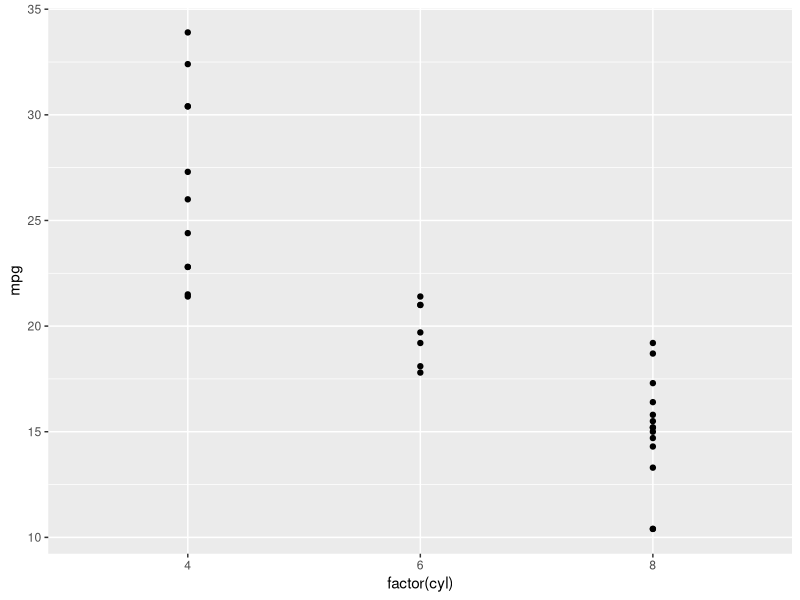
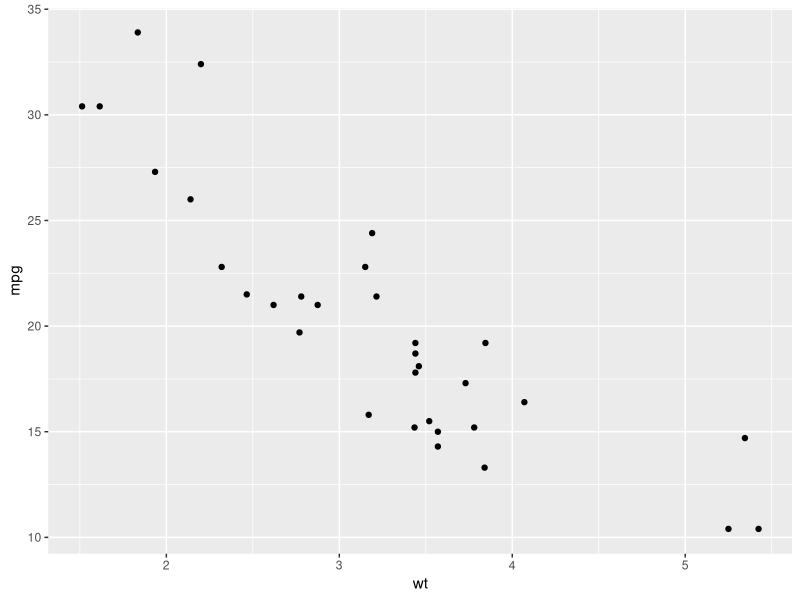
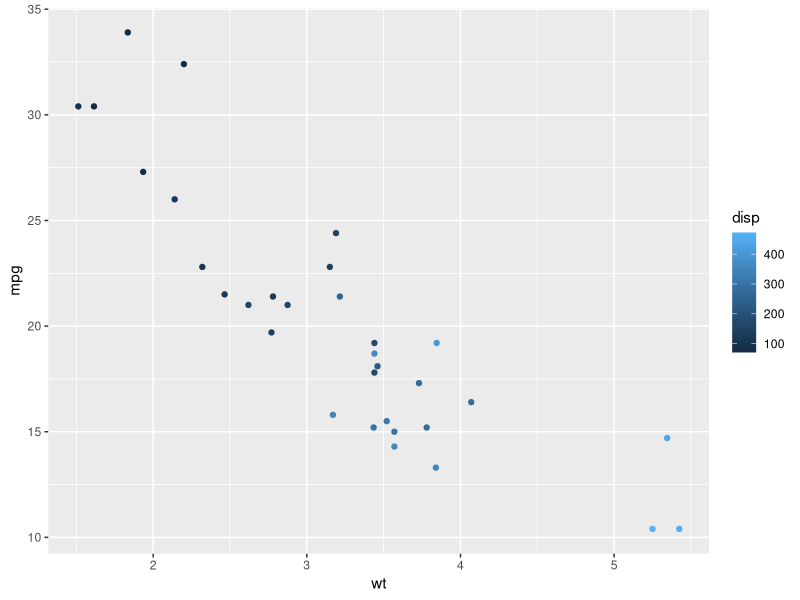
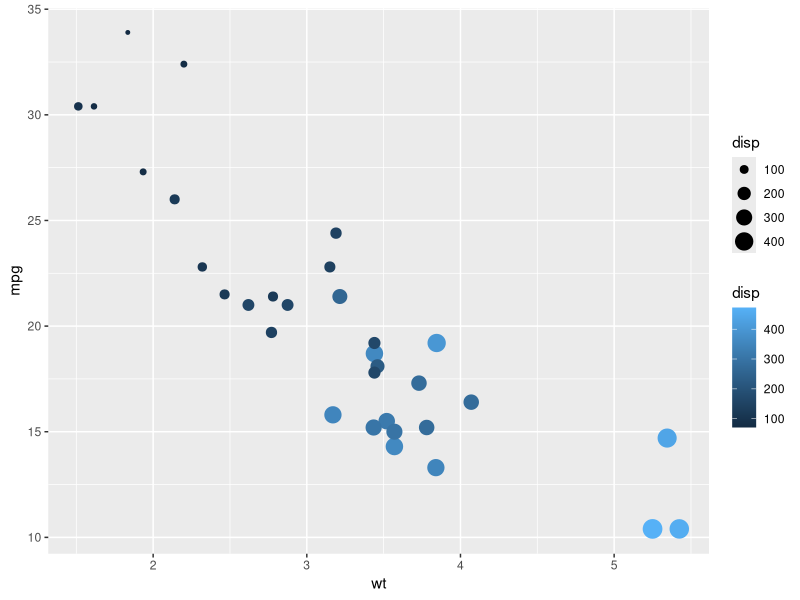
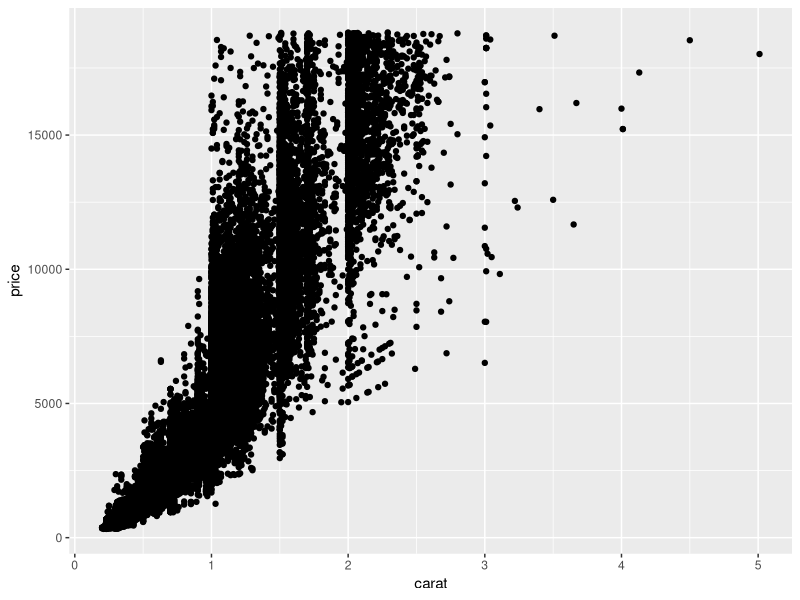
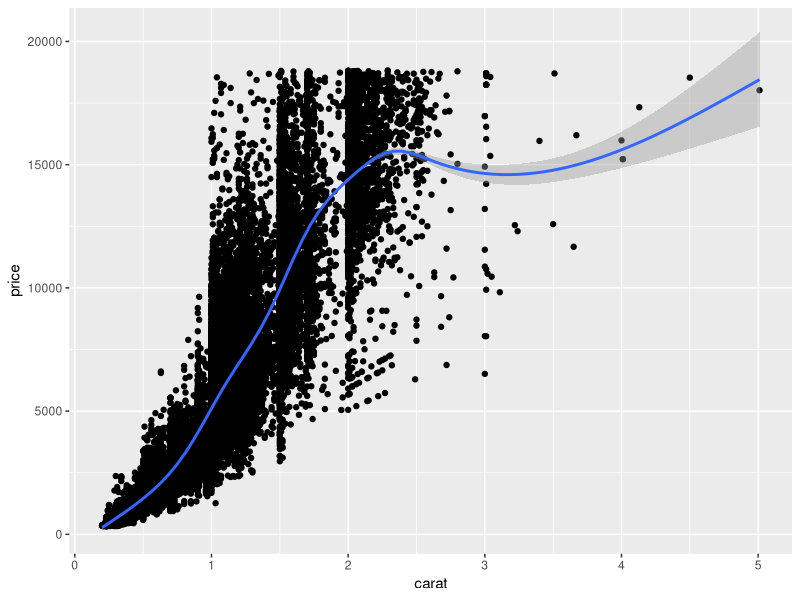
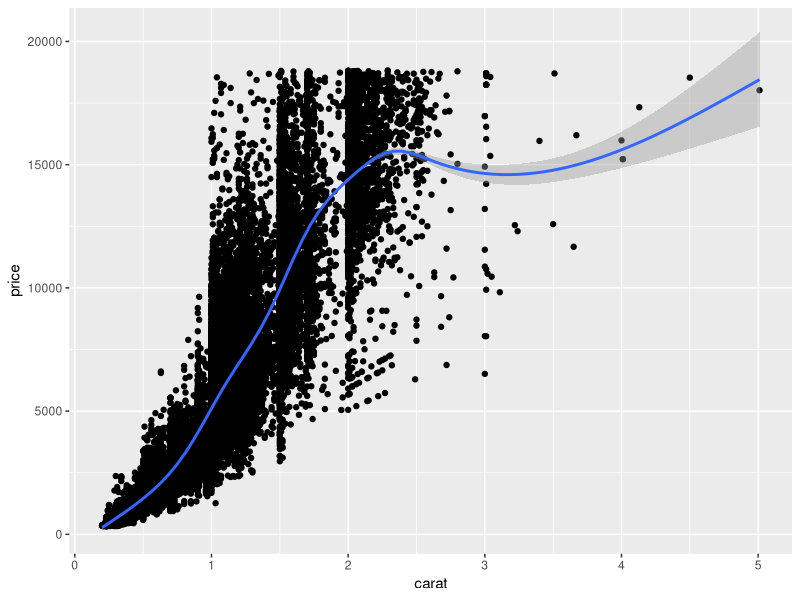
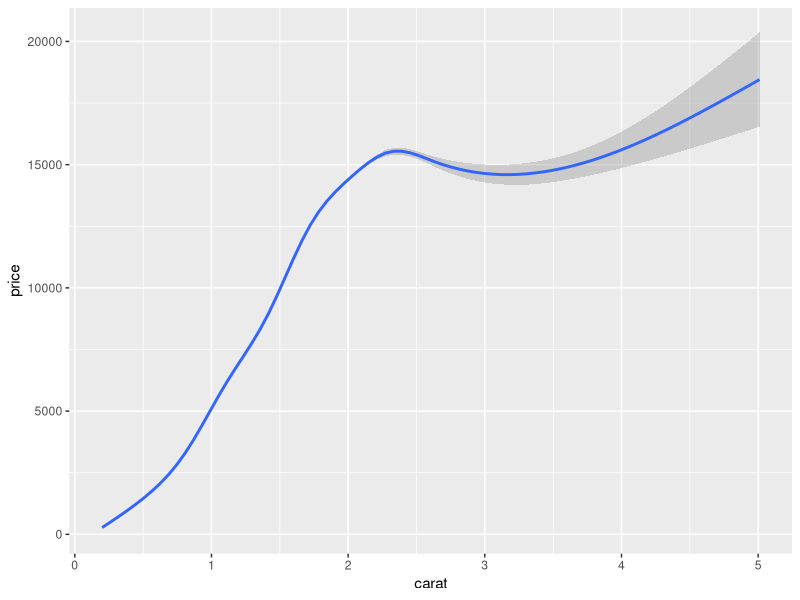

Write R code to recreate these figures, in order. (Note: this script raises an error after producing the figures.)
# Data Visualization with ggplot2#
# DataCamp # 30 May 2017

# Load the ggplot2 package
library(ggplot2)
library(psych)
library(dplyr)
library(tidyr)
library(ggthemes)
############################ 1 ################################

# Explore the mtcars data frame with str()
str(mtcars)

# Execute the following command
ggplot(mtcars, aes(x = factor(cyl), y = mpg)) + geom_point()
############################  ################################
# A scatter plot has been made for you
ggplot(mtcars, aes(x = wt, y = mpg)) + geom_point()
# Replace ___ with the correct vector
ggplot(mtcars, aes(x = wt, y = mpg, col = disp)) + geom_point()
# Replace ___ with the correct vector
ggplot(mtcars, aes(x = wt, y = mpg, size = disp, col = disp)) + geom_point()
############################ 3 ################################
# Explore the diamonds data frame with str()
str(diamonds)
# Add geom_point() with +
ggplot(diamonds, aes(x = carat, y = price)) + geom_point()
# Add geom_point() and geom_smooth() with +
ggplot(diamonds, aes(x = carat, y = price)) + geom_point() + geom_smooth()
############################ Exploring ggplot2, part 5 ################################
# The plot you created in the previous exercise
ggplot(diamonds, aes(x = carat, y = price)) +
  geom_point() +
  geom_smooth()
# Copy the above command but show only the smooth line
ggplot(diamonds, aes(x = carat, y = price)) +
  geom_smooth()
# Copy the above command and assign the correct value to col in aes()
ggplot(diamonds, aes(x = carat, y = price, col = clarity)) +
  geom_smooth()
# Keep the color settings from previous command. Plot only the points with argument alpha.
ggplot(diamonds, aes(x = carat, y = price, col = clarity)) + geom_point(alpha = .4)
############################ Understanding the grammar, part 1 ################################
# Create the object containing the data and aes layers: dia_plot
dia_plot = ggplot(diamonds, aes(x = carat, y = price))

# Add a geom layer with + and geom_point()
dia_plot + geom_point()

# Add the same geom layer, but with aes() inside
dia_plot + geom_point(aes(col = clarity))

############################ Understanding the grammar, part 2 ################################
set.seed(1)

# The dia_plot object has been created for you
dia_plot <- ggplot(diamonds, aes(x = carat, y = price))

# Expand dia_plot by adding geom_point() with alpha set to 0.2
dia_plot = dia_plot + geom_point(alpha = 0.2)


# Plot dia_plot with additional geom_smooth() with se set to FALSE
dia_plot + geom_smooth(se = F)

# Copy the command from above and add aes() with the correct mapping to geom_smooth()
dia_plot + geom_smooth(se = F, aes(col = clarity))
############################ base package and ggplot2, part 1 - plot ################################
# Plot the correct variables of mtcars
attach(mtcars)
plot(mtcars$wt, mtcars$mpg, col = mtcars$cyl)

# Change cyl inside mtcars to a factor
mtcars$cyl = as.factor(mtcars$cyl)

# Make the same plot as in the first instruction
plot(mtcars$wt, mtcars$mpg, col = mtcars$cyl)
############################  base package and ggplot2, part 2 - lm ################################
# Basic plot
mtcars$cyl <- as.factor(mtcars$cyl)
plot(mtcars$wt, mtcars$mpg, col = mtcars$cyl)
# Use lm() to calculate a linear model and save it as carModel
carModel = lm(mtcars$mpg ~ mtcars$wt)
# Call abline() with carModel as first argument and lty as second
abline(carModel, lty = 2)

# Plot each subset efficiently with lapply
# You don't have to edit this code
lapply(mtcars$cyl, function(x) {
  abline(lm(mpg ~ wt, mtcars, subset = (cyl == x)), col = x)
  })

# This code will draw the legend of the plot
# You don't have to edit this code
legend(x = 5, y = 33, legend = levels(mtcars$cyl), 
       col = 1:3, pch = 1, bty = "n")
############################ base package and ggplot2, part 3 ################################
# Convert cyl to factor
mtcars$cyl <- as.factor(mtcars$cyl)
# Example from base R
plot(mtcars$wt, mtcars$mpg, col = mtcars$cyl)
abline(lm(mpg ~ wt, data = mtcars), lty = 2)
lapply(mtcars$cyl, function(x) {
  abline(lm(mpg ~ wt, mtcars, subset = (cyl == x)), col = x)
  })
legend(x = 5, y = 33, legend = levels(mtcars$cyl), 
       col = 1:3, pch = 1, bty = "n")

# Add geom_point() to this command to create a scatter plot
ggplot(mtcars, aes(x = wt, y = mpg, col = cyl)) + geom_point()
# Copy, paste and expand previous command to include the lines of the linear models, per cyl
ggplot(mtcars, aes(x = wt, y = mpg, col = cyl)) + geom_point() + geom_smooth(method = "lm", se = F)
# Copy, paste and expand previous command to include a lm for the entire dataset in its whole
ggplot(mtcars, aes(x = wt, y = mpg, col = cyl)) + geom_point() + geom_smooth(method = "lm", se = F) + geom_smooth(aes(group = 1), method = "lm", se = F, linetype = 2)
############################ Variables to visuals part 1b ################################
iris.tidy = iris %>% gather(key, "Value", -Species) %>% separate(key, c("Part", "Measure"))
head(iris %>% gather(key, value, -Species))
head(iris)
head(iris.tidy)
# Think about which dataset you would use to get the plot shown right
# Fill in the ___ to produce the plot given to the right
ggplot(iris.tidy, aes(x = Length, y = Width, col = Part)) +
  geom_jitter() +
  facet_grid(. ~ Measure)
############################ Variables to visuals part 2b ################################
# Add a new column, Flower, to iris that contains unique ids
iris$Flower <- 1:nrow(iris)
# Fill in the ___ to produce to the correct iris.wide dataset
iris %>%
  gather(key, value, -Species, -Flower) %>%
  separate(key, c("Part", "Measure"), "\\.") %>%
  spread(Measure, value) %>% 
  head()
############################ All about aesthetics ################################
# Map cyl to y
mtcars$cyl = as.factor(mtcars$cyl)
mtcars
ggplot(mtcars, aes(x = mpg, y = cyl)) + geom_point()
# Map cyl to x
ggplot(mtcars, aes(x = cyl, y = mpg)) + geom_point()
# Map cyl to col
ggplot(mtcars, aes(x = wt, y = mpg, col = cyl)) + geom_point()
# Change shape and size of the points in the above plot
ggplot(mtcars, aes(x = wt, y = mpg, col = cyl)) + geom_point(shape = 1, size = 4)
ggplot(mtcars, aes(x = wt, y = mpg, fill = cyl)) + geom_point(shape = 1, size = 4)
# Notice that mapping a categorical variable onto fill doesn't change the colors, although a legend is generated! This is because the default shape for points only has a color
# attribute and not a fill attribute. Use fill when you have another shape (such as a bar), or when using a point that does have a fill and a color attribute, such as shape = 21,
# which is a circle with an outline. Any time you use a solid color, make sure to use alpha blending to account for over plotting. 
ggplot(mtcars, aes(x = wt, y = mpg, fill = cyl)) + geom_point(shape = 16, size = 6, alpha = 0.6)

ggplot(mtcars, aes(x = wt, y = mpg, size = cyl)) + geom_point()
ggplot(mtcars, aes(x = wt, y = mpg, alpha = cyl)) + geom_point()
ggplot(mtcars, aes(x = wt, y = mpg, shape = cyl)) + geom_point()
ggplot(mtcars, aes(x = wt, y = mpg, label = cyl)) + geom_text()
############################ All about attributes ################################
# Define a hexadecimal color
my_color <- "#123456"

# Set the color aesthetic 
ggplot(mtcars, aes(x = wt, y = mpg, col = cyl)) + geom_point()
# Set the color aesthetic and attribute 
ggplot(mtcars, aes(x = wt, y = mpg, col = cyl)) + geom_point(col = my_color)
# Set the fill aesthetic and color, size and shape attributes
ggplot(mtcars, aes(x = wt, y = mpg, fill = cyl)) + geom_point(size = 10, shape = 23, col = my_color)
# Expand to draw points with alpha 0.5
ggplot(mtcars, aes(x = wt, y = mpg, fill = cyl)) + geom_point(alpha = 0.5)
# Expand to draw points with shape 24 and color yellow
ggplot(mtcars, aes(x = wt, y = mpg, fill = cyl)) + geom_point(shape = 24, col = "yellow")
# Expand to draw text with label x, color red and size 10
ggplot(mtcars, aes(x = wt, y = mpg, fill = cyl)) + geom_text(label = "x", col = "red", size = 10)
############################ Going all out ################################
ggplot(mtcars, aes(x = mpg, y = qsec, col = factor(cyl))) + geom_point()
ggplot(mtcars, aes(x = mpg, y = qsec, shape = factor(am), col = factor(cyl))) + geom_point()
ggplot(mtcars, aes(x = mpg, y = qsec, label = rownames(mtcars), size = (hp/wt), shape = factor(am), col = factor(cyl))) + geom_text()
############################ ggthemes ################################
# Solarized theme from ggthemes
mein_plot = ggplot(mtcars, aes(x = mpg, y = qsec, col = factor(cyl))) + geom_point() + ggtitle("Oli")
mein_plot + theme_solarized() + scale_colour_solarized("blue") #
mein_plot + theme_solarized(light = F) + scale_colour_solarized("blue") #
mein_plot + theme_solarized_2(light = F) + scale_colour_solarized("blue") #
mein_plot + facet_wrap(~am) + theme_solarized_2(light = T) + scale_colour_solarized("blue") #
############################ Position ################################
# Base layers
cyl.am <- ggplot(mtcars, aes(x = factor(cyl), fill = factor(am)))
# Add geom (position = "stack"" by default)
cyl.am + geom_bar(position = "stack")
# Fill - show proportion
cyl.am + geom_bar(position = "fill")
# Dodging - principles of similarity and proximity
cyl.am + geom_bar(position = "dodge")
# Clean up the axes with scale_ functions
val = c("#E41A1C", "#377EB8")
lab = c("Manual", "Automatic")
cyl.am + geom_bar(position = "dodge") + scale_x_discrete("Cylinders") + scale_y_continuous("Number") + scale_fill_manual("Transmission", values = val, labels = lab)
# Test